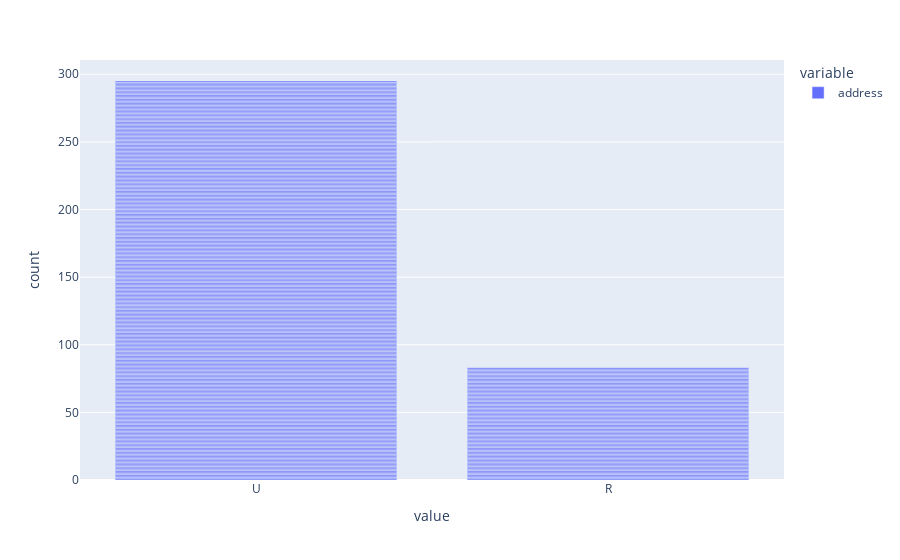

The notebook cell this image was saved under:
### Code cell
fig = px.bar(df, y=['address'])
fig.show()

### Figure 1 — Plotly figure (JSON) as saved in the notebook; plotly's stock layout.template omitted (floating-point values rounded to 4 significant figures; data arrays with more than 128 entries replaced by an {"elided": "..."} marker saying what was removed)
{"data": [{"alignmentgroup": "True", "hovertemplate": "variable=address<br>value=%{x}<br>count=%{y}<extra></extra>", "legendgroup": "address", "marker": {"color": "#636efa", "pattern": {"shape": ""}}, "name": "address", "offsetgroup": "address", "orientation": "v", "showlegend": true, "textposition": "auto", "type": "bar", "x": {"elided": "395 str values"}, "xaxis": "x", "y": {"elided": "395 int values"}, "yaxis": "y"}], "layout": {"barmode": "relative", "legend": {"title": {"text": "variable"}, "tracegroupgap": 0}, "margin": {"t": 60}, "xaxis": {"anchor": "y", "domain": [0, 1], "title": {"text": "value"}}, "yaxis": {"anchor": "x", "domain": [0, 1], "title": {"text": "count"}}}}
